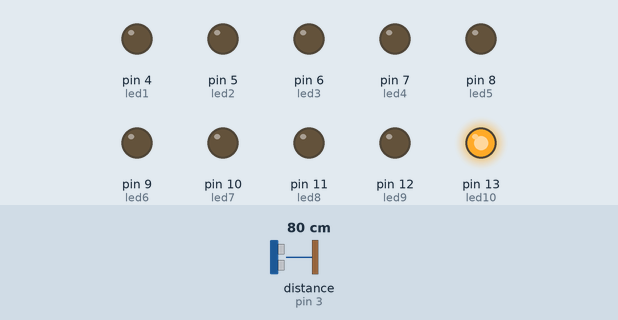
Simulated run of this program. Board: Arduino Uno, built with avr-gcc and run on an emulated ATmega328P. On the bench: output pins drawn as LEDs (lit = HIGH). Wiring (inferred from the names in the program): ultrasonic range finder: trigger pin 2; echo pin 3. Inputs (shaded band) come from the test bench; at power-on: distance to the obstacle (sensor on pin 3) 80 cm. The echo pulse lasts 58.3 µs per cm; pins used as bus, display or sensor lines are not drawn.

Above: at 1.2 s.
1.3 s: distance to the obstacle (sensor on pin 3) set to 2 cm
At 2.5 s:
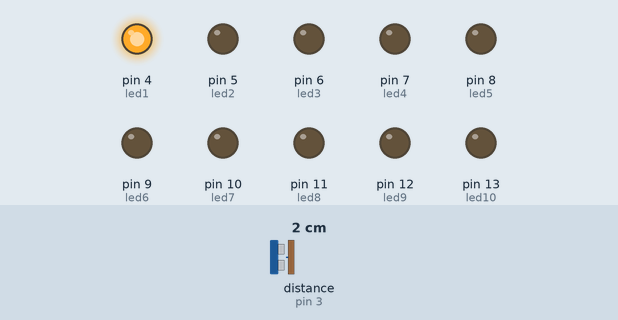
2.8 s: distance to the obstacle (sensor on pin 3) set to 4 cm
4.3 s: distance to the obstacle (sensor on pin 3) set to 7 cm
At 4.7 s:
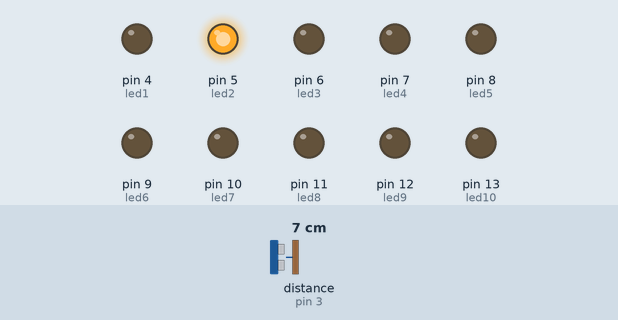
5.8 s: distance to the obstacle (sensor on pin 3) set to 12 cm
At 7.0 s:
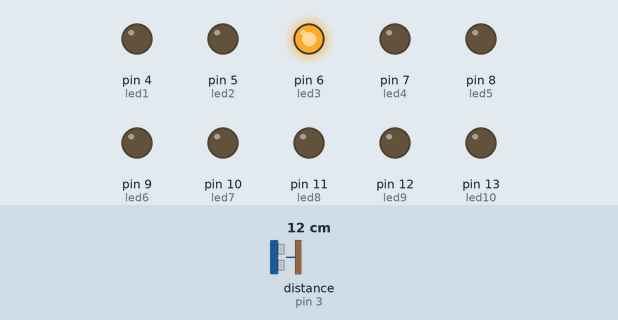
7.3 s: distance to the obstacle (sensor on pin 3) set to 14 cm
8.8 s: distance to the obstacle (sensor on pin 3) set to 18 cm
At 9.3 s:
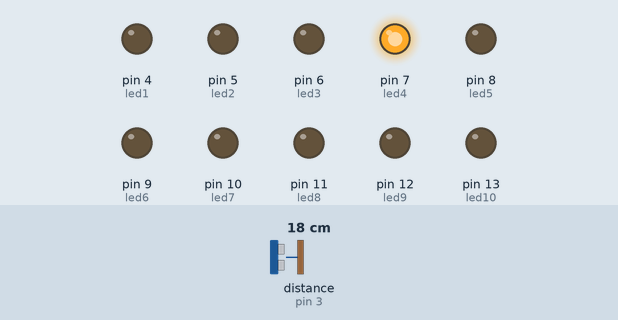
Timing chart, 0 to 11.3 s (numbered marks = the images above; inputs shaded):
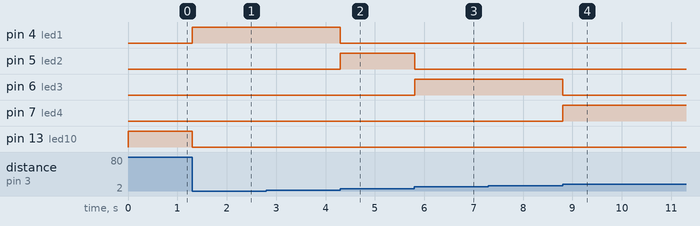

Measured:
- the behaviour switches between 5 and 6 cm on distance to the obstacle (sensor on pin 3) (found by bisection; images 1 and 2)
- the behaviour switches between 10 and 11 cm on distance to the obstacle (sensor on pin 3) (found by bisection; images 2 and 3)
- the behaviour switches between 15 and 16 cm on distance to the obstacle (sensor on pin 3) (found by bisection; images 3 and 4)
- after the input at 1.3 s, pin 4 (led1): LOW → HIGH at once; pin 13 (led10): HIGH → LOW at once
- after the input at 2.8 s, every drawn part: stays the same
- after the input at 4.3 s, pin 4 (led1): HIGH → LOW at once; pin 5 (led2): LOW → HIGH at once
- after the input at 5.8 s, pin 5 (led2): HIGH → LOW at once; pin 6 (led3): LOW → HIGH at once
- after the input at 7.3 s, every drawn part: stays the same
- after the input at 8.8 s, pin 6 (led3): HIGH → LOW at once; pin 7 (led4): LOW → HIGH at once

The program:

main.cpp
```cpp
#include <Arduino.h>
const int trigPin = 2;
const int echoPin = 3;
const int led1 = 4;
const int led2 = 5;
const int led3 = 6;
const int led4 = 7;
const int led5 = 8;
const int led6 = 9;
const int led7 = 10;
const int led8 = 11;
const int led9 = 12;
const int led10 = 13;
long duration;
float distance;
void setup() {
  pinMode(trigPin, OUTPUT);
  pinMode(echoPin, INPUT);
  pinMode(led1,OUTPUT);
  pinMode(led2,OUTPUT);
  pinMode(led3,OUTPUT);
  pinMode(led4,OUTPUT);
  pinMode(led5,OUTPUT);
  pinMode(led6,OUTPUT);
  pinMode(led7,OUTPUT);
  pinMode(led8,OUTPUT);
  pinMode(led9,OUTPUT);
  pinMode(led10,OUTPUT);
}

void loop() {
  digitalWrite(trigPin,LOW);
  delayMicroseconds(2);
  digitalWrite(trigPin,HIGH);
  delayMicroseconds(10);
  digitalWrite(trigPin,LOW);
  duration = pulseIn(echoPin,HIGH);
  distance = duration * (0.034/2);
  if (distance<5)
  {
    digitalWrite(led1,HIGH);
    digitalWrite(led2,LOW);
    digitalWrite(led3,LOW);
    digitalWrite(led4,LOW);
    digitalWrite(led5,LOW);
    digitalWrite(led6,LOW);
    digitalWrite(led7,LOW);
    digitalWrite(led8,LOW);
    digitalWrite(led9,LOW);
    digitalWrite(led10,LOW);
  }else if (distance>=5 && distance<10)
  {
    digitalWrite(led1,LOW);
    digitalWrite(led2,HIGH);
    digitalWrite(led3,LOW);
    digitalWrite(led4,LOW);
    digitalWrite(led5,LOW);
    digitalWrite(led6,LOW);
    digitalWrite(led7,LOW);
    digitalWrite(led8,LOW);
    digitalWrite(led9,LOW);
    digitalWrite(led10,LOW);
  }else if (distance>=10 && distance<15)
  {
    digitalWrite(led1,LOW);
    digitalWrite(led2,LOW);
    digitalWrite(led3,HIGH);
    digitalWrite(led4,LOW);
    digitalWrite(led5,LOW);
    digitalWrite(led6,LOW);
    digitalWrite(led7,LOW);
    digitalWrite(led8,LOW);
    digitalWrite(led9,LOW);
    digitalWrite(led10,LOW);
  }else if (distance>=15 && distance<20)
  {
    digitalWrite(led1,LOW);
    digitalWrite(led2,LOW);
    digitalWrite(led3,LOW);
    digitalWrite(led4,HIGH);
    digitalWrite(led5,LOW);
    digitalWrite(led6,LOW);
    digitalWrite(led7,LOW);
    digitalWrite(led8,LOW);
    digitalWrite(led9,LOW);
    digitalWrite(led10,LOW);
  }else if (distance>=20 && distance<25)
  {
    digitalWrite(led1,LOW);
    digitalWrite(led2,LOW);
    digitalWrite(led3,LOW);
    digitalWrite(led4,LOW);
    digitalWrite(led5,HIGH);
    digitalWrite(led6,LOW);
    digitalWrite(led7,LOW);
    digitalWrite(led8,LOW);
    digitalWrite(led9,LOW);
    digitalWrite(led10,LOW);
  }else if (distance>=25 && distance<30)
  {
    digitalWrite(led1,LOW);
    digitalWrite(led2,LOW);
    digitalWrite(led3,LOW);
    digitalWrite(led4,LOW);
    digitalWrite(led5,LOW);
    digitalWrite(led6,HIGH);
    digitalWrite(led7,LOW);
    digitalWrite(led8,LOW);
    digitalWrite(led9,LOW);
    digitalWrite(led10,LOW);
  }else if (distance>=30 && distance<35)
  {
    digitalWrite(led1,LOW);
    digitalWrite(led2,LOW);
    digitalWrite(led3,LOW);
    digitalWrite(led4,LOW);
    digitalWrite(led5,LOW);
    digitalWrite(led6,LOW);
    digitalWrite(led7,HIGH);
    digitalWrite(led8,LOW);
    digitalWrite(led9,LOW);
    digitalWrite(led10,LOW);
  }else if (distance>=35 && distance<40)
  {
    digitalWrite(led1,LOW);
    digitalWrite(led2,LOW);
    digitalWrite(led3,LOW);
    digitalWrite(led4,LOW);
    digitalWrite(led5,LOW);
    digitalWrite(led6,LOW);
    digitalWrite(led7,LOW);
    digitalWrite(led8,HIGH);
    digitalWrite(led9,LOW);
    digitalWrite(led10,LOW);
  }else if (distance>=40 && distance<45)
  {
    digitalWrite(led1,LOW);
    digitalWrite(led2,LOW);
    digitalWrite(led3,LOW);
    digitalWrite(led4,LOW);
    digitalWrite(led5,LOW);
    digitalWrite(led6,LOW);
    digitalWrite(led7,LOW);
    digitalWrite(led8,LOW);
    digitalWrite(led9,HIGH);
    digitalWrite(led10,LOW);
  }else if (distance>=45)
  {
    digitalWrite(led1,LOW);
    digitalWrite(led2,LOW);
    digitalWrite(led3,LOW);
    digitalWrite(led4,LOW);
    digitalWrite(led5,LOW);
    digitalWrite(led6,LOW);
    digitalWrite(led7,LOW);
    digitalWrite(led8,LOW);
    digitalWrite(led9,LOW);
    digitalWrite(led10,HIGH);
  }


}
```
